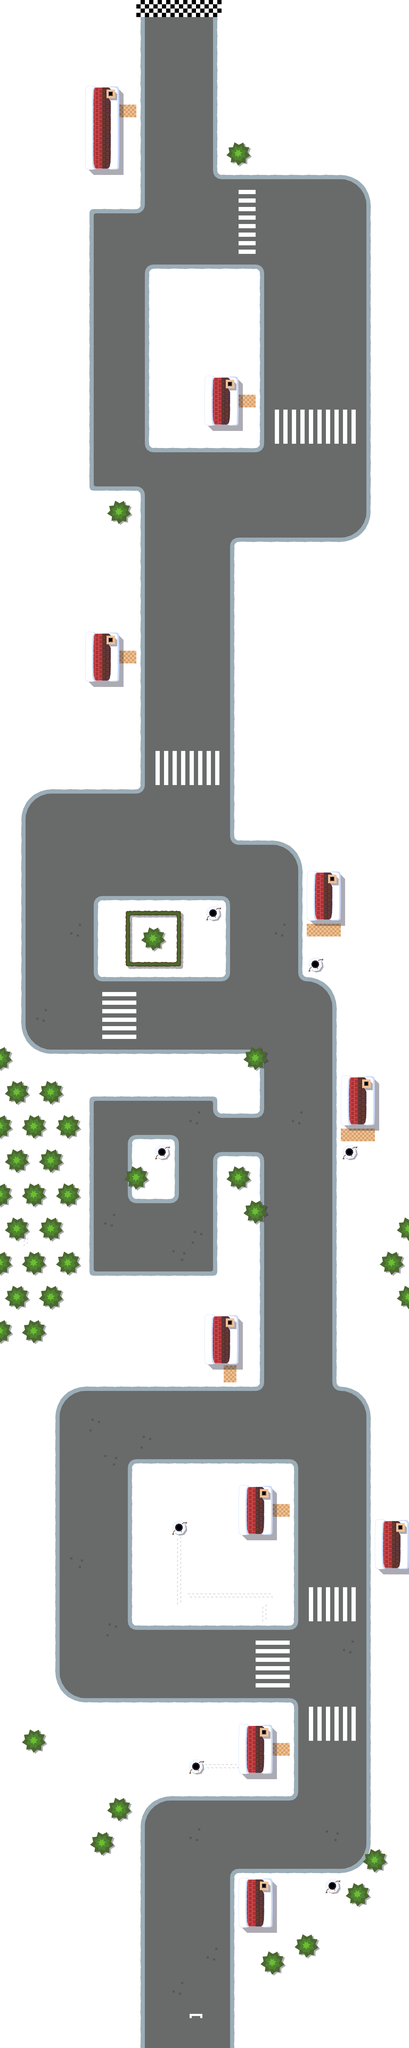

A level layout from a 2D game, rendered from its tile map. Below: a short description, then the map file with tile-grid data replaced by summaries:
An orthogonal 24x120 tile map with 64x64 px tiles, 2 tile layers (Ground, Walls) and 30 objects (2x forest).

<map version="1.0" orientation="orthogonal" renderorder="right-down" width="24" height="120" tilewidth="64" tileheight="64">
 <tileset firstgid="1" name="snow" tilewidth="64" tileheight="64">
  <image source="snow.png" width="512" height="896" />
  <tile id="4">
   <properties>
    <property name="finish" value="true" />
   </properties>
  </tile>
  <tile id="5">
   <properties>
    <property name="start" value="true" />
   </properties>
  </tile>
  <tile id="16">
   <objectgroup draworder="index">
    <object x="9.63636" y="8.18182" width="54.5455" height="55.8182" />
   </objectgroup>
  </tile>
  <tile id="17">
   <properties>
    <property name="chimney" value="true" />
   </properties>
   <objectgroup draworder="index">
    <object x="-0.181818" y="8" width="55.6364" height="55.8182" />
   </objectgroup>
  </tile>
  <tile id="19">
   <properties>
    <property name="finish" value="true" />
   </properties>
   <objectgroup draworder="index">
    <object x="63.6364" y="42.5455">
     <polygon points="0.363636,-4.90909 -13.0909,-12.9091 -21.8182,20.9091 0,21.2727" />
    </object>
    <object x="46.7273" y="43.6364">
     <polygon points="0,0 -14.7273,2.54545 -10.9091,20.3636 -4.72727,20" />
    </object>
   </objectgroup>
  </tile>
  <tile id="20">
   <objectgroup draworder="index">
    <object x="28.3636" y="63.6364">
     <polygon points="0,0 3.81818,-16 -29.0909,-18.3636 -28.3636,0.363636" />
    </object>
    <object x="18.7273" y="46.3636">
     <polygon points="0,0 -4.18182,-15.6364 -20.1818,-8.72727 -19.4545,-0.545455" />
    </object>
   </objectgroup>
  </tile>
  <tile id="21">
   <objectgroup draworder="index">
    <object x="46" y="52.75">
     <polygon points="0,0 9.375,-14.5 8,-30 -1.625,-44 -20.875,-44 -34,-34.625 -39,-19.25 -31.75,-3 -17.875,4" />
    </object>
   </objectgroup>
  </tile>
  <tile id="22">
   <objectgroup draworder="index">
    <object x="0" y="24.1818" width="64" height="15.0909" />
   </objectgroup>
  </tile>
  <tile id="23">
   <objectgroup draworder="index">
    <object x="1.09091" y="24" width="10" height="16" />
    <object x="53.2727" y="24.1818" width="9.81818" height="15.6364" />
    <object x="10.9091" y="28.9091" width="42.1818" height="5.63636" />
   </objectgroup>
  </tile>
  <tile id="24">
   <objectgroup draworder="index">
    <object x="9.45455" y="0.181818" width="54.7273" height="63.6364" />
   </objectgroup>
  </tile>
  <tile id="25">
   <objectgroup draworder="index">
    <object x="-0.545455" y="0" width="56" height="64" />
   </objectgroup>
  </tile>
  <tile id="27">
   <objectgroup draworder="index">
    <object x="62.9091" y="36.1818">
     <polygon points="0,0 1.27273,-4 0.909091,-36.3636 -17.4545,-36.3636" />
    </object>
    <object x="39.8182" y="27.6364">
     <polygon points="0,0 17.2727,-3.45455 5.27273,-28 -1.09091,-27.6364" />
    </object>
    <object x="39.2727" y="12.3636">
     <polygon points="0,0 -0.727273,-12.3636 -10.7273,-12.1818 -13.6364,-6.90909" />
    </object>
   </objectgroup>
  </tile>
  <tile id="28">
   <properties>
    <property name="start" value="true" />
   </properties>
   <objectgroup draworder="index">
    <object x="0" y="33.0909">
     <polygon points="0,0 0.363636,1.81818 32.9091,-27.2727 29.8182,-33.0909 0,-33.0909" />
    </object>
    <object x="10.3636" y="26.1818">
     <polygon points="0,0 10.9091,2.90909 10.7273,-10" />
    </object>
   </objectgroup>
  </tile>
  <tile id="29">
   <objectgroup draworder="index">
    <object x="38.3636" y="63.2727">
     <polygon points="0,0.545455 0,-39.4545 -9.81818,-38 -13.4545,-32.9091 -13.8182,0.363636" />
    </object>
    <object x="38.3636" y="23.6364" width="25.2727" height="15.4545" />
   </objectgroup>
  </tile>
  <tile id="30">
   <objectgroup draworder="index">
    <object x="0" y="24.9091" width="25.2727" height="14.1818" />
    <object x="38.7273" y="63.2727">
     <polygon points="0,0.727273 -0.181818,-33.4545 -3.81818,-38.1818 -13.6364,-38.3636 -13.6364,0.727273" />
    </object>
   </objectgroup>
  </tile>
  <tile id="32">
   <objectgroup draworder="index">
    <object x="9.63636" y="0.181818" width="54.3636" height="55.8182" />
   </objectgroup>
  </tile>
  <tile id="33">
   <objectgroup draworder="index">
    <object x="-0.181818" y="-0.181818" width="55.6364" height="56.1818" />
   </objectgroup>
  </tile>
  <tile id="35">
   <objectgroup draworder="index" />
  </tile>
  <tile id="36">
   <objectgroup draworder="index" />
  </tile>
  <tile id="37">
   <objectgroup draworder="index">
    <object x="24.1818" y="0" width="15.2727" height="25.2727" />
    <object x="63.8182" y="37.4545">
     <polygon points="0,0 0,-12.1818 -39.6364,-12 -37.8182,-2 -31.4545,-0.363636" />
    </object>
   </objectgroup>
  </tile>
  <tile id="38">
   <objectgroup draworder="index">
    <object x="0.181818" y="37.4545">
     <polygon points="0,0 32.9091,0.181818 37.2727,-6 37.8182,-13.8182 0,-12.9091" />
    </object>
    <object x="24.5455" y="0" width="13.2727" height="23.8182" />
   </objectgroup>
  </tile>
  <tile id="54">
   <objectgroup draworder="index" />
  </tile>
  <tile id="55">
   <objectgroup draworder="index" />
  </tile>
  <tile id="60">
   <objectgroup draworder="index" />
  </tile>
  <tile id="61">
   <objectgroup draworder="index" />
  </tile>
  <tile id="66">
   <objectgroup draworder="index" />
  </tile>
  <tile id="67">
   <objectgroup draworder="index" />
  </tile>
 </tileset>
 <layer name="Ground" width="24" height="120">
  <data>[2880 cells, 2880 non-empty, 15 distinct tile ids]</data>
 </layer>
 <layer name="Walls" width="24" height="120">
  <data>[2880 cells, 275 non-empty, 22 distinct tile ids]</data>
 </layer>
 <objectgroup name="Obstacles">
  <object name="forest" x="284" y="7134" width="210" height="512" />
  <object name="forest" x="318" y="6416" width="542" height="130" />
 </objectgroup>
</map>
